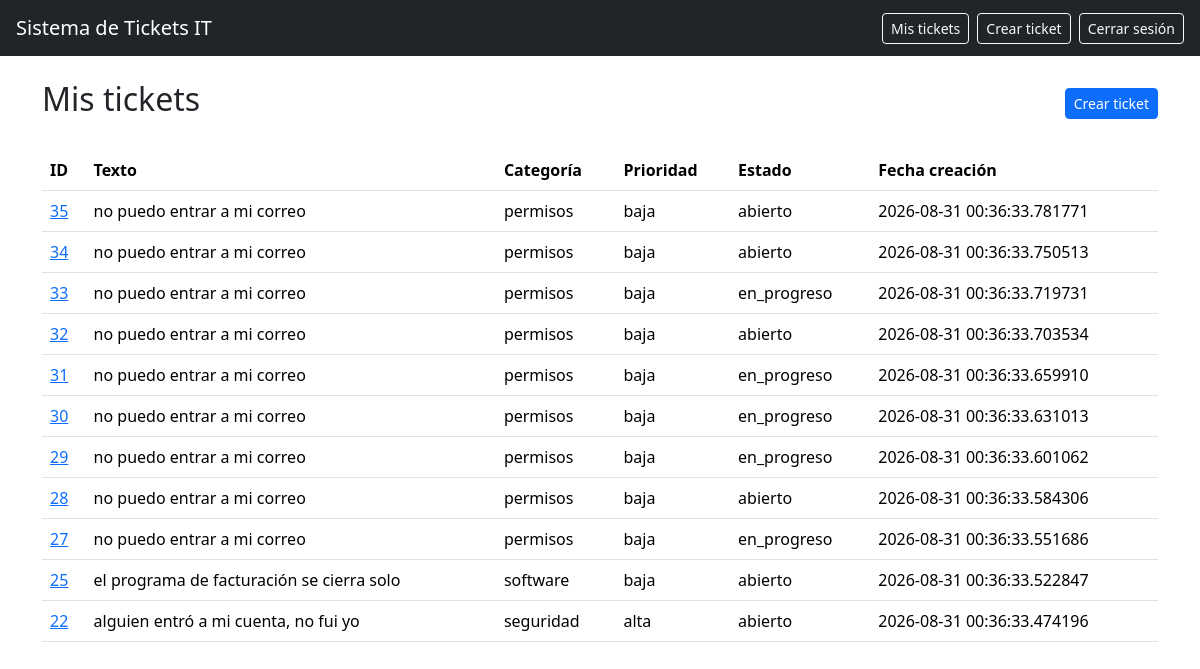
Page /dashboard (signed in) on the committed database.
### app/models/ticket.py (models this page shows)
class Ticket(db.Model):
    __tablename__ = "tickets"
    id = db.Column(db.Integer, primary_key=True)
    radicado = db.Column(db.String(150), nullable=True)
    texto = db.Column(db.String(1200), nullable=False)
    categoria = db.Column(db.Enum(Categoria), nullable=False)
    prioridad = db.Column(db.Enum(Prioridad), nullable=False)
    estado = db.Column(db.Enum(EstadoTicket), nullable=False)
    creador_id = db.Column(db.Integer, db.ForeignKey("usuarios.id"), nullable=False)
    agente_id = db.Column(db.Integer, db.ForeignKey("usuarios.id"), nullable=True)
    fecha_creacion = db.Column(db.DateTime, nullable=False, default=datetime.now)
    fecha_limite= db.Column(db.DateTime, nullable=False)
    fecha_cierre = db.Column(db.DateTime, nullable=True)

### app/routes/auth.py (the view)
@auth_bp.route("/dashboard")
@requiere_login
def dashboard():
    usuario_id = session['usuario_id']
    tickets = ServicioTickets.listar_tickets_por_creador(usuario_id)
    return render_template("dashboard.html", tickets=tickets)

### app/routes/decoradores.py (called while the page is built)
def requiere_login(func):
    @wraps(func)
    def wrapper(*args, **kwargs):
        if 'usuario_id' not in session:
            flash("Debes iniciar sesión", "warning")
            return redirect(url_for('auth.login'))
        return func(*args, **kwargs)
    return wrapper

### app/services/tickets.py (called while the page is built)
    @staticmethod
    def listar_tickets_por_creador(usuario_id):
        tickets_del_usuario = Ticket.query.filter_by(creador_id=usuario_id).all()
        return sorted(tickets_del_usuario, key=lambda ticket: ticket.fecha_creacion, reverse=True)

### app/Templates/dashboard.html (shortened to what this page needs)
{% extends "base.html" %}
{% block content %}
<div class="d-flex justify-content-between align-items-center mb-4">
    <h2>Mis tickets</h2>
    {% if session.get('rol') == 'final' %}
    <a href="{{ url_for('tickets.crear') }}" class="btn btn-primary btn-sm">Crear ticket</a>
    {% endif %}
</div>
{% if tickets %}
<table class="table align-middle">
    <thead>
        <tr>
            <th>ID</th><th>Texto</th><th>Categoría</th><th>Prioridad</th>
            <th>Estado</th><th>Fecha creación</th>
        </tr>
    </thead>
    <tbody>
        {% for t in tickets %}
        <tr>
            <td><a href="{{ url_for('tickets.detalle', ticket_id=t.id) }}">{{ t.id }}</a></td>
            <td>{{ t.texto }}</td>
            <td>{{ t.categoria.value }}</td>
            <td>{{ t.prioridad.value }}</td>
            <td>{{ t.estado.value }}</td>
            <td>{{ t.fecha_creacion }}</td>
        </tr>
        {% endfor %}
    </tbody>
</table>
{% else %}
<p class="text-muted">No has creado ningún ticket todavía.</p>
{% endif %}
{% endblock %}

### app/Templates/base.html (shortened to what this page needs)
<!DOCTYPE html>
<html lang="es">
<head>
    <link href="https://cdn.jsdelivr.net/npm/bootstrap@5.3.3/dist/css/bootstrap.min.css" rel="stylesheet">
</head>
<body>
<nav class="navbar navbar-dark bg-dark px-3 d-flex justify-content-between">
    <span class="navbar-brand mb-0">Sistema de Tickets IT</span>
    {% if session.get('usuario_id') %}
    <div class="d-flex gap-2 align-items-center">
        <a href="{{ url_for('auth.dashboard') }}" class="btn btn-outline-light btn-sm">Mis tickets</a>
        {% if session.get('rol') == 'final' %}
        <a href="{{ url_for('tickets.crear') }}" class="btn btn-outline-light btn-sm">Crear ticket</a>
        {% endif %}
        <a href="{{ url_for('auth.logout') }}" class="btn btn-outline-light btn-sm">Cerrar sesión</a>
    </div>
    {% endif %}
</nav>
    <div class="container mt-4">
        {% block content %}{% endblock %}
    </div>
</body>
</html>

### rows in the picture
Ticket: id "35", texto "no puedo entrar a mi correo", categoria.value "permisos", prioridad.value "baja", estado.value "abierto", fecha_creacion "2026-08-31 00:36:33.781771"
Ticket: id "34", texto "no puedo entrar a mi correo", categoria.value "permisos", prioridad.value "baja", estado.value "abierto", fecha_creacion "2026-08-31 00:36:33.750513"
Ticket: id "33", texto "no puedo entrar a mi correo", categoria.value "permisos", prioridad.value "baja", estado.value "en_progreso", fecha_creacion "2026-08-31 00:36:33.719731"
Ticket: id "32", texto "no puedo entrar a mi correo", categoria.value "permisos", prioridad.value "baja", estado.value "abierto", fecha_creacion "2026-08-31 00:36:33.703534"
Ticket: id "31", texto "no puedo entrar a mi correo", categoria.value "permisos", prioridad.value "baja", estado.value "en_progreso", fecha_creacion "2026-08-31 00:36:33.659910"
Ticket: id "30", texto "no puedo entrar a mi correo", categoria.value "permisos", prioridad.value "baja", estado.value "en_progreso", fecha_creacion "2026-08-31 00:36:33.631013"
Ticket: id "29", texto "no puedo entrar a mi correo", categoria.value "permisos", prioridad.value "baja", estado.value "en_progreso", fecha_creacion "2026-08-31 00:36:33.601062"
Ticket: id "28", texto "no puedo entrar a mi correo", categoria.value "permisos", prioridad.value "baja", estado.value "abierto", fecha_creacion "2026-08-31 00:36:33.584306"
Ticket: id "27", texto "no puedo entrar a mi correo", categoria.value "permisos", prioridad.value "baja", estado.value "en_progreso", fecha_creacion "2026-08-31 00:36:33.551686"
Ticket: id "25", texto "el programa de facturación se cierra solo", categoria.value "software", prioridad.value "baja", estado.value "abierto", fecha_creacion "2026-08-31 00:36:33.522847"
Ticket: id "22", texto "alguien entró a mi cuenta, no fui yo", categoria.value "seguridad", prioridad.value "alta", estado.value "abierto", fecha_creacion "2026-08-31 00:36:33.474196"
